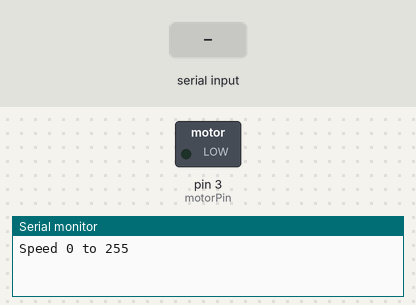
A sketch run on a simulated Arduino Uno, built with avr-gcc and run on an emulated ATmega328P. Parts: switched loads named in the sketch (green lamp = pin HIGH), the last lines printed to the serial monitor. The test bench sets the inputs (shaded band).

Above: at 1.2 s.
1.3 s: "90,45\n" received over Serial
At 2.1 s:
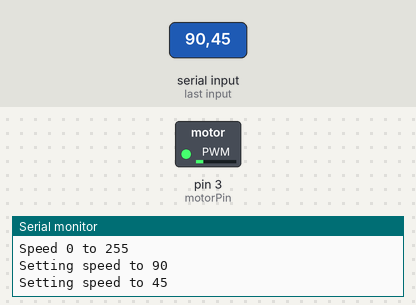
3.8 s: "30,150\n" received over Serial
At 4.5 s:
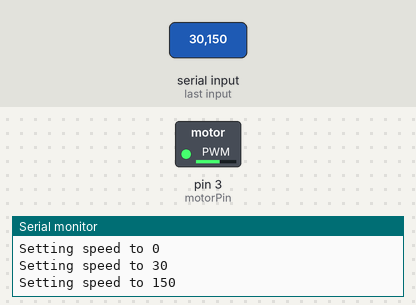
6.3 s: "200\n" received over Serial
At 7.1 s:
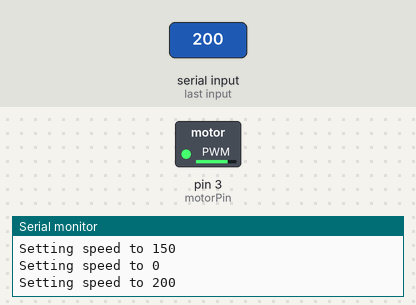
Timing chart, 0 to 9.3 s (numbered marks = the images above; inputs shaded):
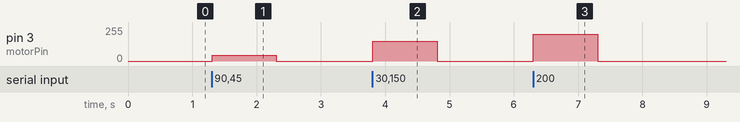

The sketch:

motor.ino
```cpp
// https://learn.adafruit.com/adafruit-arduino-lesson-13-dc-motors/overview

int motorPin = 3;

void setup()
{
  pinMode(motorPin, OUTPUT);
  Serial.begin(9600);
  while (! Serial);
  Serial.println("Speed 0 to 255");
}


void loop()
{
  if (Serial.available())
  {
    int speed = Serial.parseInt();
    Serial.print("Setting speed to ");
    Serial.println(speed);

    if (speed >= 0 && speed <= 255)
    {
      analogWrite(motorPin, speed);
    }
  }
}
```

Measured:
- after the input at 1.3 s, pin 3 (motorPin): 0/255 → 45/255 at once, → 0/255 1.0 s later
- after the input at 3.8 s, pin 3 (motorPin): 0/255 → 150/255 at once, → 0/255 1.0 s later
- after the input at 6.3 s, pin 3 (motorPin): 0/255 → 200/255 at once, → 0/255 1.0 s later
